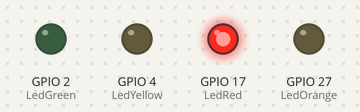
Simulated run of this program. Board: Raspberry Pi (BCM pin numbers). Parts: output pins drawn as LEDs (lit = HIGH).

Above: at 1.5 s.
At 5.0 s:
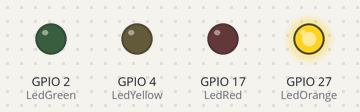
At 9.5 s:
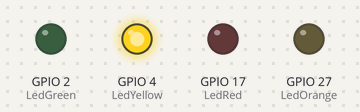
At 15.0 s:
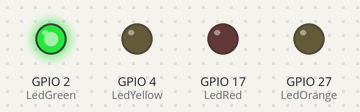
Timing chart, 0 to 23.4 s (numbered marks = the images above):
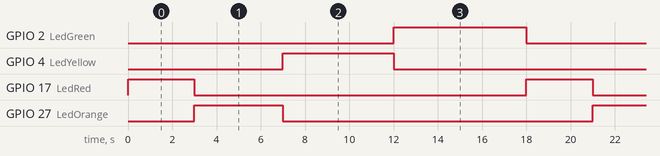

Measured:
- by itself, GPIO 2 (LedGreen): alternates HIGH for 6.0 s and LOW for 12.0 s
- by itself, GPIO 4 (LedYellow): alternates HIGH for 5.0 s and LOW for 13.0 s
- by itself, GPIO 17 (LedRed): alternates HIGH for 3.0 s and LOW for 15.0 s
- by itself, GPIO 27 (LedOrange): alternates HIGH for 4.0 s and LOW for 14.0 s

The program:

blink_led.py
```python
# traffic lights

from gpiozero import LED
from time import sleep

LedGreen =LED(2)
LedYellow =LED(4)
LedRed =LED(17)
LedOrange =LED(27)

while True:
    LedGreen.off()
    LedYellow.off()
    LedOrange.off()
    LedRed.on()
    sleep(3)
    LedGreen.off()
    LedYellow.off()
    LedOrange.on()
    LedRed.off()
    sleep(4)
    LedGreen.off()
    LedYellow.on()
    LedOrange.off()
    LedRed.off()
    sleep(5)
    LedGreen.on()
    LedYellow.off()
    LedOrange.off()
    LedRed.off()
    sleep(6)
```
